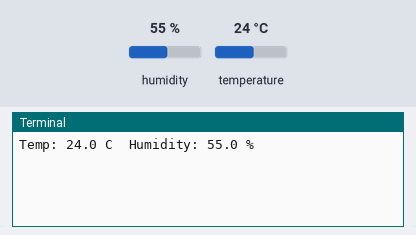
Simulated run of this program. Board: Raspberry Pi (BCM pin numbers). Parts: the last lines printed to the terminal. The test bench sets the inputs (shaded band); at power-on: humidity 55 %, temperature 24 °C. No MQTT or app messages arrive unless stated; system figures (address, load, memory, disk, uptime) are fixed made-up values.

Above: at 1.2 s.
1.3 s: humidity set to 22 %
At 12.0 s:
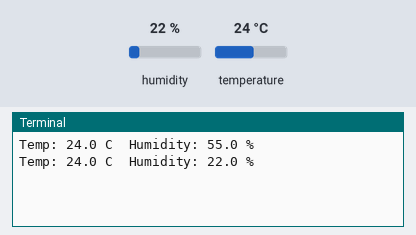
12.2 s: temperature set to 12 °C
At 22.3 s:
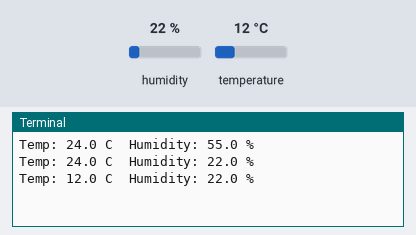
23.1 s: humidity set to 40 %
At 33.8 s:
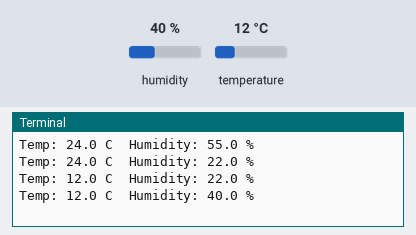
Timing chart, 0 to 35.3 s (numbered marks = the images above; inputs shaded):
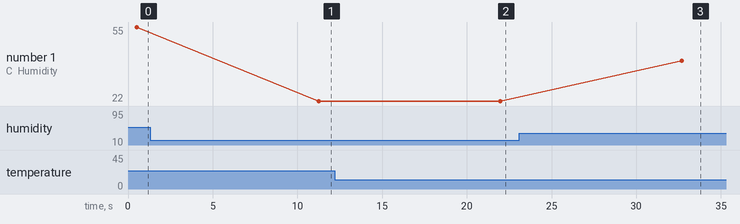

The program:

dht-sensor.py
```python
#!/usr/bin/env python3
import sys
import time
import psutil
import Adafruit_DHT
from socket import gethostname
import paho.mqtt.publish as publish


mqtt_broker = "il081"
host = gethostname()

while True:

    humidity, temperature = Adafruit_DHT.read_retry(11, 4, retries=15,
                                                    delay_seconds=2)
    msgs = list()
    if humidity is not None:
        msg = ("{0}/humidity".format(host), humidity, 0, False)
        msgs.append(msg)

    if temperature is not None:
        msg = ("{0}/temperature".format(host), temperature, 0, False)
        msgs.append(msg)

    try:
        print('Temp: {} C  Humidity: {} %'.format(temperature, humidity))
    except TypeError:
        print("Couldn't parse a value, {} C / {} %".format(temperature, humidity))

    try:
        publish.multiple(msgs, hostname=mqtt_broker)
    except Exception as e:
        print("Cannot publish message, keep trying: ", e)


    time.sleep(10)
    
```

Measured:
- after the input at 1.3 s, the terminal: prints a new line after 10.0 s (image 1)
- after the input at 12.2 s, the terminal: prints a new line after 9.8 s (image 2)
- after the input at 23.1 s, the terminal: prints a new line after 9.6 s (image 3)
- plotted number 1: 55 → 22 after the input at 1.3 s, 22 → 40 after the input at 23.1 s
